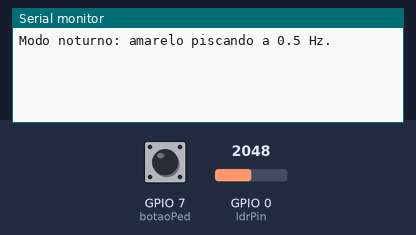
A sketch run on a simulated ESP32-C3. Parts: the last lines printed to the serial monitor. The test bench sets the inputs (shaded band); at power-on: GPIO 0 (ldrPin) = 2048, GPIO 7 (botaoPed) LOW.

Above: at 2.8 s.
2.9 s: GPIO 0 (ldrPin) set to 1460
At 4.0 s:
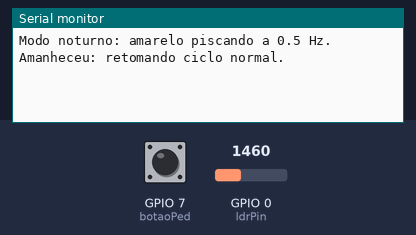
4.5 s: GPIO 7 (botaoPed) pulled HIGH for 1.3 s
At 5.1 s:
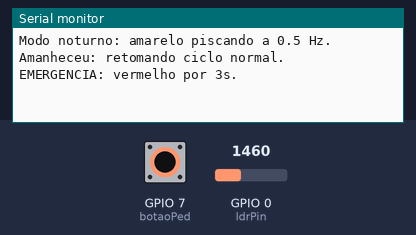

The sketch:

ADC_e_Interrup__o__Bot_o_SOS_.ino
```cpp
// ============================================================
//  DESAFIO - Semaforo inteligente com modo noturno
//  ESP32-C3 Super Mini
//  - Ciclo normal: VERDE -> AMARELO -> VERMELHO
//  - Modo noturno (LDR): amarelo piscando a 0.5 Hz, brilho baixo
//  - Botao de pedestre: salva estado atual, vai DIRETO para
//    vermelho por 3s, depois restaura estado anterior (timer zerado)
// ============================================================

// ---- Pinos ----
const int ldrPin    = 0;  // GPIO0 = ADC (LDR)
const int rgbLedPin = 8;  // GPIO8 = LED RGB embarcado
const int botaoPed  = 7;  // GPIO7 = botao de pedestre (pull-down externo -> RISING)

// ---- Parametros ----
const int limiarNoturno = 1500;  // abaixo disso = "noite" (calibrar)
const int brilho        = 40;    // brilho normal (0-255)
const int brilhoNoturno = 12;    // brilho baixo para piscar noturno

// Duracao de cada fase do ciclo diurno (ms)
const unsigned long tempoVerde      = 5000;
const unsigned long tempoAmarelo    = 2000;
const unsigned long tempoVermelho   = 5000;
const unsigned long tempoEmergencia = 3000;

// ---- Maquina de estados ----
enum Estado { VERDE, AMARELO, VERMELHO, NOTURNO };
Estado estado = VERDE;
unsigned long inicioEstado = 0;

// ---- Emergencia global ----
bool emEmergencia              = false;
Estado estadoAnterior          = VERDE;
unsigned long inicioEstadoAnterior = 0;
unsigned long inicioEmerg      = 0;
bool piscaLigadoAnterior       = false;

// ---- Piscar noturno ----
int ldrVal = 0;
unsigned long prevLdr   = 0;
unsigned long prevBlink = 0;
bool piscaLigado = false;

// ---- ISR ----
volatile bool pedidoTravessia = false;
volatile unsigned long ultimoPed = 0;
const unsigned long debounceMs = 50;

// -------------------------------------------------------

void setCor(int r, int g, int b) { neopixelWrite(rgbLedPin, r, g, b); }

void IRAM_ATTR isrPedestre() {
  unsigned long agora = millis();
  if (agora - ultimoPed > debounceMs) {
    ultimoPed = agora;
    pedidoTravessia = true;
  }
}

void aplicaCorEstado(Estado est) {
  switch (est) {
    case VERDE:    setCor(0, brilho, 0);       break;
    case AMARELO:  setCor(brilho, brilho, 0);  break;
    case VERMELHO: setCor(brilho, 0, 0);       break;
    case NOTURNO:
      if (piscaLigado) setCor(brilhoNoturno, brilhoNoturno, 0);
      else             setCor(0, 0, 0);
      break;
  }
}

void trocaEstado(Estado novo) {
  estado = novo;
  inicioEstado = millis();

  switch (novo) {
    case VERDE:    setCor(0, brilho, 0);       break;
    case AMARELO:  setCor(brilho, brilho, 0);  break;
    case VERMELHO: setCor(brilho, 0, 0);       break;
    case NOTURNO:
      piscaLigado = false;
      prevBlink = millis();
      setCor(0, 0, 0);
      break;
  }
}

// -------------------------------------------------------

void setup() {
  Serial.begin(115200);
  analogSetAttenuation(ADC_11db);

  pinMode(botaoPed, INPUT);  // pull-down externo
  attachInterrupt(digitalPinToInterrupt(botaoPed), isrPedestre, RISING);

  trocaEstado(VERDE);
}

void loop() {
  unsigned long agora = millis();

  // ---- Leitura do LDR a cada 1 segundo ----
  if (agora - prevLdr >= 1000) {
    prevLdr = agora;
    ldrVal = analogRead(ldrPin);
  }

  // ---- Botao: salva estado atual e entra em emergencia ----
  if (pedidoTravessia && !emEmergencia) {
    pedidoTravessia = false;

    estadoAnterior         = estado;
    inicioEstadoAnterior   = inicioEstado;  // guardado mas nao usado na restauracao
    piscaLigadoAnterior    = piscaLigado;

    emEmergencia = true;
    inicioEmerg  = agora;
    setCor(brilho, 0, 0);
    Serial.println("EMERGENCIA: vermelho por 3s.");
  }

  // ---- Gerencia a emergencia ----
  if (emEmergencia) {
    if (agora - inicioEmerg >= tempoEmergencia) {
      emEmergencia = false;

      // Restaura estado anterior com timer zerado (evita atraso no ciclo)
      estado       = estadoAnterior;
      inicioEstado = agora;           // ← reinicia do zero
      piscaLigado  = piscaLigadoAnterior;

      if (estado == NOTURNO) prevBlink = agora;

      aplicaCorEstado(estado);
      Serial.println("Emergencia encerrada: estado anterior restaurado.");
    }
    return;  // congela o loop durante a emergencia
  }

  // ---- Transicao entre modo diurno e noturno ----
  if (ldrVal > limiarNoturno && estado != NOTURNO) {
    Serial.println("Modo noturno: amarelo piscando a 0.5 Hz.");
    trocaEstado(NOTURNO);
  } else if (ldrVal <= limiarNoturno && estado == NOTURNO) {
    Serial.println("Amanheceu: retomando ciclo normal.");
    trocaEstado(VERMELHO);
  }

  // ---- Maquina de estados ----
  switch (estado) {

    case NOTURNO:
      // Pisca amarelo a 0.5 Hz (1000 ms por metade) com brilho baixo
      if (agora - prevBlink >= 1000) {
        prevBlink = agora;
        piscaLigado = !piscaLigado;
        if (piscaLigado) setCor(brilhoNoturno, brilhoNoturno, 0);
        else             setCor(0, 0, 0);
      }
      break;

    case VERDE:
      if (agora - inicioEstado >= tempoVerde) {
        trocaEstado(AMARELO);
      }
      break;

    case AMARELO:
      if (agora - inicioEstado >= tempoAmarelo) {
        trocaEstado(VERMELHO);
      }
      break;

    case VERMELHO:
      if (agora - inicioEstado >= tempoVermelho) {
        trocaEstado(VERDE);
      }
      break;
  }
}
```

Measured:
- after the input at 2.9 s, the serial monitor: prints a new line after 0.10 s (image 1)
- after the input at 4.5 s, the serial monitor: prints a new line at once (image 2)
